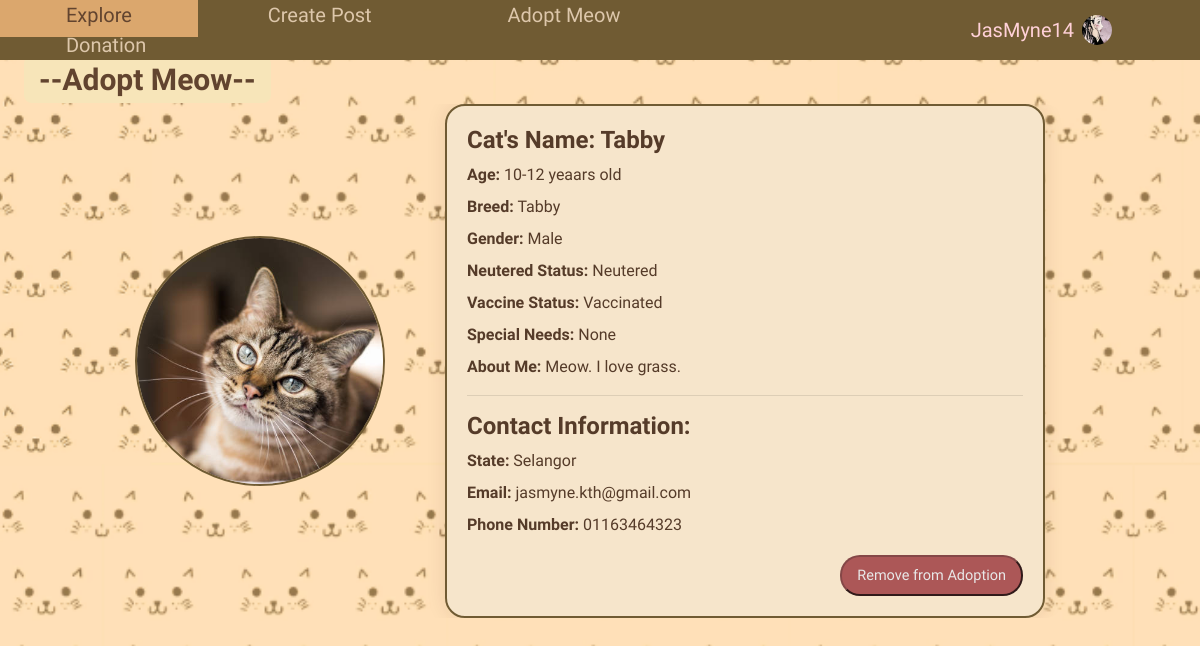
/adoptmeow (signed in), run on an earlier commit of the app's database.
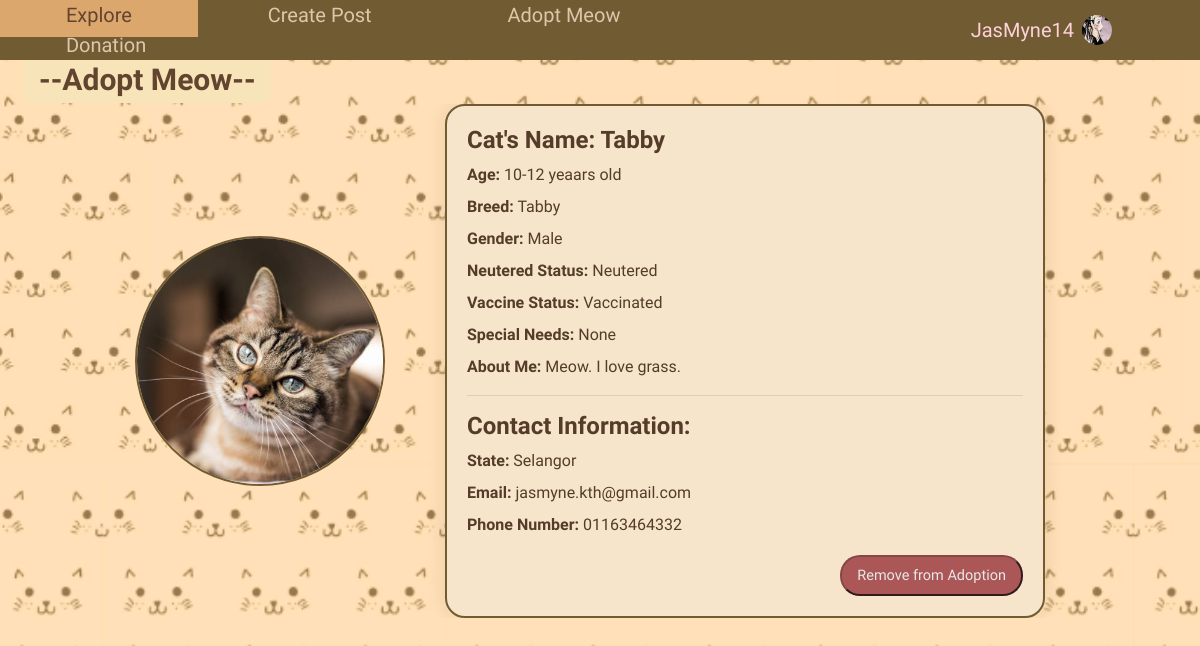
And on a later commit of the database.
### home/models.py (models this page shows, shortened)
class Cat(db.Model):
    id = db.Column(db.Integer, primary_key=True)
    cat_name = db.Column(db.String(100), nullable=False)
    cat_photo = db.Column(db.String(255), nullable=True)
    cat_age = db.Column(db.Integer, nullable=False)
    cat_breed = db.Column(db.String(100), nullable=False)
    cat_gender = db.Column(db.String(10), nullable=False)
    cat_neutered = db.Column(db.String(10), nullable=False)
    cat_vaccine = db.Column(db.String(10), nullable=False)
    cat_special_needs = db.Column(db.String(100), nullable=False)
    cat_about_me = db.Column(db.String(200), nullable=False)
    user_id = db.Column(db.Integer, db.ForeignKey('user.id'), nullable=False)
    available_for_adoption = db.Column(db.Boolean, default=False)
    date_put_for_adoption = db.Column(db.DateTime, nullable=True)

class User(db.Model, UserMixin):
    id = db.Column(db.Integer, primary_key=True)
    fullname = db.Column(db.String(120), unique=True, nullable=False)
    email = db.Column(db.String(20), unique=True, nullable=False)
    username = db.Column(db.String(120), unique=True, nullable=False)
    password1 = db.Column(db.String(255), nullable=False)
    password2 = db.Column(db.String(255), nullable=False)
    state = db.Column(db.String(120), nullable=False)
    phonenumber = db.Column(db.String(20), unique=True, nullable=False)
    profile_pic = db.Column(db.String(255), nullable=True)
    unread_notification_count = db.Column(db.Integer, default=0)
    posts = db.relationship('Post', backref='author', lazy=True)
    comments = db.relationship('Comment', backref='author', lazy=True)
    likes = db.relationship('Like', backref='author', lazy=True)
    cats = db.relationship('Cat', backref='owner', lazy=True)
    adoption_notification = db.relationship('AdoptionNotification', backref='cat', lazy=True)

### home/views.py (the view)
@views.route('/adoptmeow')
@login_required
def adoptmeow():
    profile_pic= url_for('static', filename='default.jpg')
    if current_user.is_authenticated and current_user.profile_pic is not None:
        profile_pic = url_for('static', filename='profile_pics/' + current_user.profile_pic)
    cats = db.session.query(Cat, User.state, User.email, User.phonenumber).join(User, Cat.user_id == User.id).filter(Cat.available_for_adoption == True).order_by(Cat.date_put_for_adoption.desc()).all()
    return render_template('adoptmeow.html', cats=cats, profile_pic=profile_pic)

### home/templates/adoptmeow.html (shortened to what this page needs)
<!DOCTYPE html>
<html>
    <head>
    <link rel="stylesheet" href="https://maxcdn.bootstrapcdn.com/bootstrap/4.0.0/css/bootstrap.min.css">
    <link rel='stylesheet' type='text/css' media='screen' href="{{url_for('static',filename='main.css')}}">
    <div class="navigation">
        <div class="topnav">
        <a href="/mainpage">Explore</a>
        <a href="/createpost">Create Post</a>
        <a href="/adoptmeow">Adopt Meow</a>
        <a href="/donation">Donation</a>
        </div>
        <div class="dropdown">
        <button class="dropbtn">
            {{ current_user.username }}
            <img src="{{ profile_pic }}" class="profilepic">
        </button>
        </div>
    </div>
    </head>
    <body class="catprofilepage">
        <br />
        <p class="profileheader">--Adopt Meow--</p>
        {% if cats %}
        <div class="catprofile_container">
          {% for cat, state, email, phonenumber in cats %}
            <div class="catprofile">
                <div class="cat_pfp">
                    <img src="{{ cat.cat_photo }}" alt="Cat Photo">
                </div>
                <div class="adopt_cat_info">
                    <h4>Cat's Name: {{ cat.cat_name }}</h4>
                    <p><strong>Age:</strong> {{ cat.cat_age }} yeaars old</p>
                    <p><strong>Breed:</strong> {{ cat.cat_breed }}</p>
                    <p><strong>Gender:</strong> {{ cat.cat_gender }}</p>
                    <p><strong>Neutered Status:</strong> {{ cat.cat_neutered }}</p>
                    <p><strong>Vaccine Status:</strong> {{ cat.cat_vaccine }}</p>
                    <p><strong>Special Needs:</strong> {{ cat.cat_special_needs }}</p>
                    <p><strong>About Me:</strong> {{ cat.cat_about_me }}</p>
                    <hr>
                    <h4>Contact Information:</h4>
                    <p><strong>State:</strong> {{ state }}</p>
                    <p><strong>Email:</strong> {{ email }}</p>
                    <p><strong>Phone Number:</strong> {{ phonenumber }}</p>
                    {% if cat.user_id == current_user.id %}
                        <form action="{{ url_for('adoptmeow.remove_adopt_cat', cat_id=cat.id) }}" method="POST" onsubmit="return confirmRemoveAdopt();" >
                            <button type="submit" class="remove_adopt_button">Remove from Adoption</button>
                        </form>
                    {% else %}
                        <form action="{{ url_for('adoptmeow.adopt_cat', cat_id=cat.id) }}" method="POST" onsubmit="return confirmAdopt();" >
                            <button type="submit" class="adopt_button">Adopt Me!</button>
                        </form>
                    {% endif %}
                </div>
            </div>
          {% endfor %}
        </div>
      {% else %}
        <div class="no_cat_fadopt">
            No cats are currently available for adoption.
        </div>
      {% endif %}
</body>
</html>

What changed in the data, as far as the page shows it:
changed through a linked row, Cat "Tabby": phonenumber "01163464323" → "01163464332"
